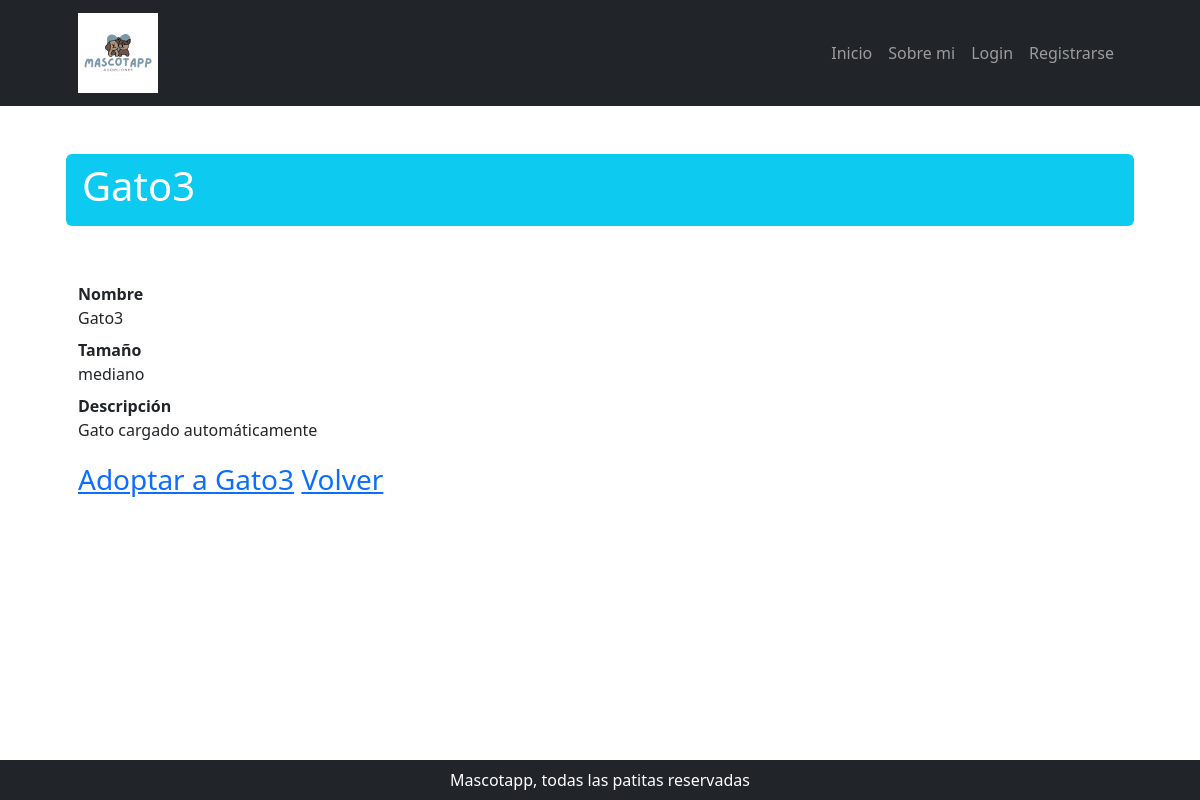
The page /mascota/detalle/3/ on the database as committed earlier.
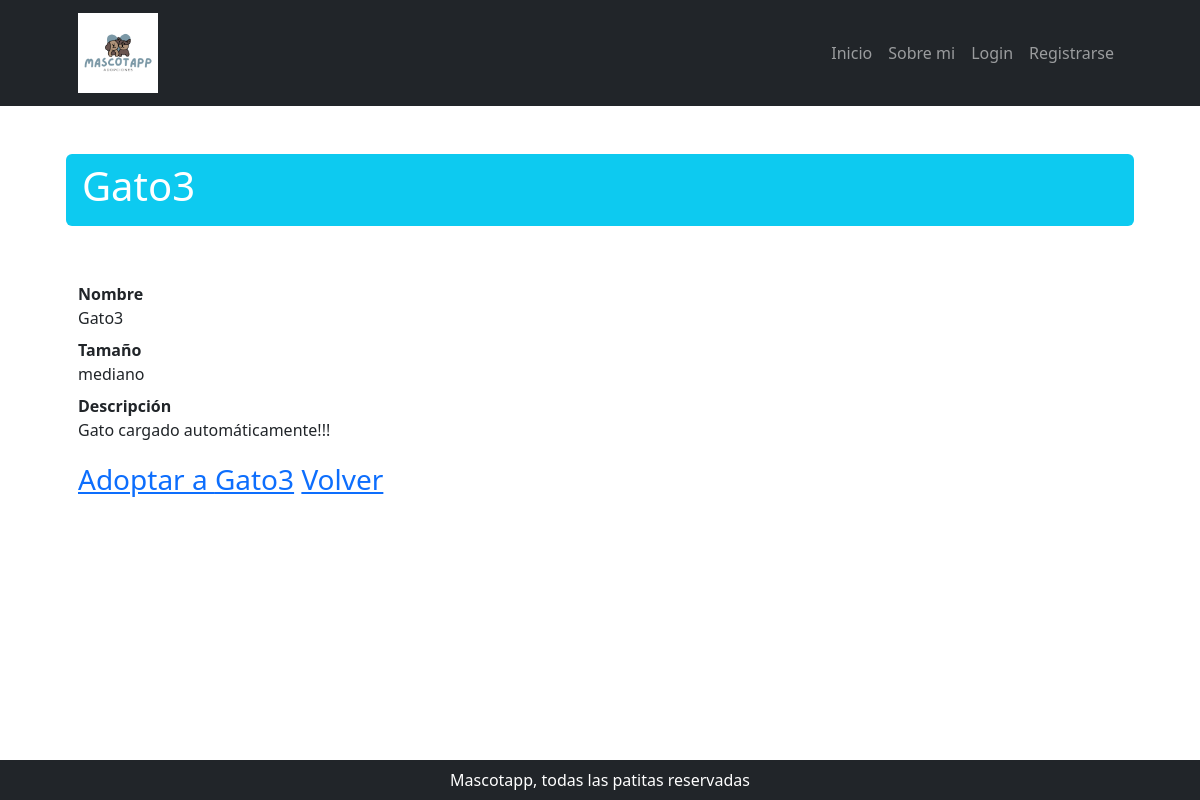
The same page on the database as committed later.
### mascota/models.py (models this page shows, shortened)
class Mascota(models.Model):
    categoria_id = models.ForeignKey(
        MascotaCategoria, null = True, blank = True, on_delete = models.SET_NULL, verbose_name = "categoría de mascota"
    )
    adoptada            = models.BooleanField(default=False)
    nombre              = models.CharField(max_length=100)
    especie             = models.CharField(max_length=100)
    tamano              = models.CharField(max_length=100)
    edad                = models.IntegerField()
    descripcion         = models.TextField(null=True, blank=True, verbose_name="descripción")
    fecha_actualizacion = models.DateField(
        null = True, blank = True, default = timezone.now, editable = False, verbose_name = "fecha de actualización"
    )
    class Meta:
        verbose_name = "mascota"
        verbose_name_plural = "mascotas"

### mascota/views.py (the view)
# urls.py: path("detalle/<int:pk>/", MascotaDetail.as_view(), name="detalle_mascota"),
class MascotaDetail(DetailView):
    model = Mascota
    context_object_name = 'mascota'
    template_name = 'mascota/detalle_mascota.html'

### mascota/templates/mascota/detalle_mascota.html
{% extends 'core/base.html' %}
{% block titulo %}
    {{object.nombre}}
{% endblock titulo %}
{% block contenido %}
    <dl>
        <dt>Nombre</dt>
        <dd>{{object.nombre}}</dd>
        <dt>Tamaño</dt>
        <dd>{{object.tamano}}</dd>
        <dt>Descripción</dt>
        <dd>{{object.descripcion}}</dd>
    </dl>
    <section class="fs-3 pb-4">
        <a href="{% url 'adopcion:adopcion_create' %}">Adoptar a {{object.nombre}}</a>
        <a href="{% url 'mascota:mascota_list' %}">Volver</a>
    </section>
{% endblock contenido %}

Rows that differ between the two databases and show on the page:
changed Mascota "Gato3": descripcion "Gato cargado automáticamente" → "Gato cargado automáticamente!!!"
